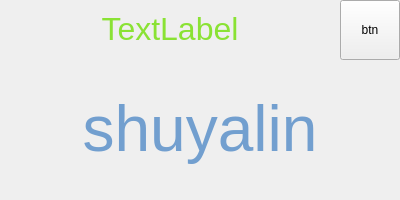
<?xml version="1.0" encoding="UTF-8"?>
<ui version="4.0">
 <class>CustomListWidgetItem</class>
 <widget class="QWidget" name="CustomListWidgetItem">
  <property name="geometry">
   <rect>
    <x>0</x>
    <y>0</y>
    <width>400</width>
    <height>200</height>
   </rect>
  </property>
  <property name="windowTitle">
   <string>Form</string>
  </property>
  <layout class="QHBoxLayout" name="horizontalLayout">
   <property name="spacing">
    <number>0</number>
   </property>
   <property name="leftMargin">
    <number>0</number>
   </property>
   <property name="topMargin">
    <number>0</number>
   </property>
   <property name="rightMargin">
    <number>0</number>
   </property>
   <property name="bottomMargin">
    <number>0</number>
   </property>
   <item>
    <widget class="QWidget" name="widget" native="true">
     <layout class="QVBoxLayout" name="verticalLayout">
      <property name="spacing">
       <number>0</number>
      </property>
      <property name="leftMargin">
       <number>0</number>
      </property>
      <property name="topMargin">
       <number>0</number>
      </property>
      <property name="rightMargin">
       <number>0</number>
      </property>
      <property name="bottomMargin">
       <number>0</number>
      </property>
      <item>
       <widget class="QWidget" name="widget_2" native="true">
        <property name="minimumSize">
         <size>
          <width>0</width>
          <height>60</height>
         </size>
        </property>
        <property name="maximumSize">
         <size>
          <width>16777215</width>
          <height>60</height>
         </size>
        </property>
        <layout class="QHBoxLayout" name="horizontalLayout_2">
         <property name="spacing">
          <number>0</number>
         </property>
         <property name="leftMargin">
          <number>0</number>
         </property>
         <property name="topMargin">
          <number>0</number>
         </property>
         <property name="rightMargin">
          <number>0</number>
         </property>
         <property name="bottomMargin">
          <number>0</number>
         </property>
         <item>
          <widget class="QLabel" name="label">
           <property name="text">
            <string>&lt;html&gt;&lt;head/&gt;&lt;body&gt;&lt;p&gt;&lt;span style=&quot; font-size:24pt; color:#8ae234;&quot;&gt;TextLabel&lt;/span&gt;&lt;/p&gt;&lt;/body&gt;&lt;/html&gt;</string>
           </property>
           <property name="alignment">
            <set>Qt::AlignCenter</set>
           </property>
          </widget>
         </item>
         <item>
          <widget class="QPushButton" name="pushButton">
           <property name="minimumSize">
            <size>
             <width>0</width>
             <height>60</height>
            </size>
           </property>
           <property name="maximumSize">
            <size>
             <width>60</width>
             <height>16777215</height>
            </size>
           </property>
           <property name="text">
            <string>btn</string>
           </property>
          </widget>
         </item>
        </layout>
       </widget>
      </item>
      <item>
       <widget class="QWidget" name="widget_3" native="true">
        <layout class="QHBoxLayout" name="horizontalLayout_3">
         <property name="spacing">
          <number>0</number>
         </property>
         <property name="leftMargin">
          <number>0</number>
         </property>
         <property name="topMargin">
          <number>0</number>
         </property>
         <property name="rightMargin">
          <number>0</number>
         </property>
         <property name="bottomMargin">
          <number>0</number>
         </property>
         <item>
          <widget class="QLabel" name="label_2">
           <property name="text">
            <string>&lt;html&gt;&lt;head/&gt;&lt;body&gt;&lt;p&gt;&lt;span style=&quot; font-size:48pt; color:#729fcf;&quot;&gt;shuyalin&lt;/span&gt;&lt;/p&gt;&lt;/body&gt;&lt;/html&gt;</string>
           </property>
           <property name="alignment">
            <set>Qt::AlignCenter</set>
           </property>
          </widget>
         </item>
        </layout>
       </widget>
      </item>
     </layout>
    </widget>
   </item>
  </layout>
 </widget>
 <resources/>
 <connections/>
</ui>
